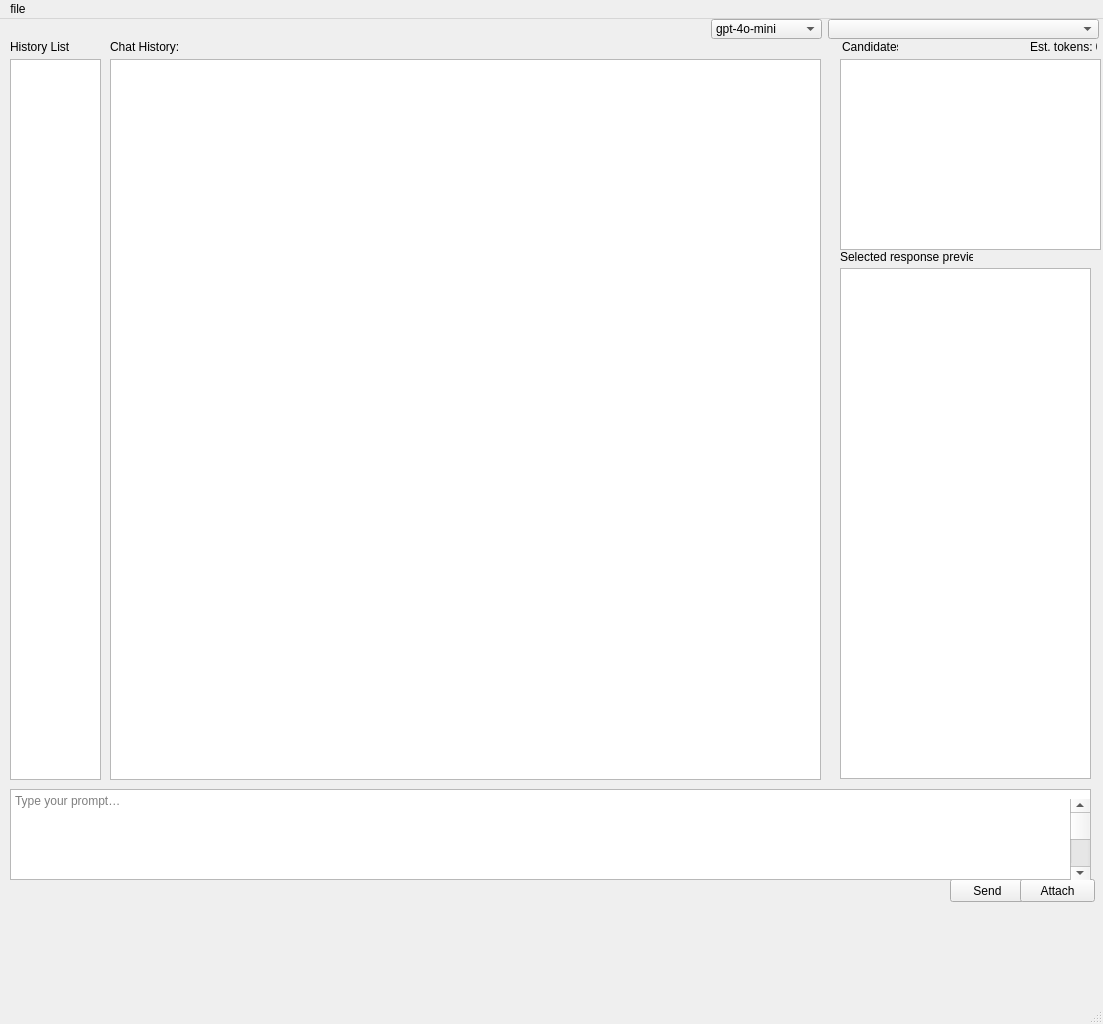
<?xml version="1.0" encoding="UTF-8"?>
<ui version="4.0">
 <class>MainWindow</class>
 <widget class="QMainWindow" name="MainWindow">
  <property name="geometry">
   <rect>
    <x>0</x>
    <y>0</y>
    <width>1103</width>
    <height>1024</height>
   </rect>
  </property>
  <property name="minimumSize">
   <size>
    <width>900</width>
    <height>600</height>
   </size>
  </property>
  <property name="windowTitle">
   <string>BeepConf Qt Chat</string>
  </property>
  <widget class="QWidget" name="centralwidget">
   <widget class="QScrollBar" name="verticalScrollBar">
    <property name="geometry">
     <rect>
      <x>1070</x>
      <y>780</y>
      <width>20</width>
      <height>81</height>
     </rect>
    </property>
    <property name="orientation">
     <enum>Qt::Vertical</enum>
    </property>
   </widget>
   <widget class="QLabel" name="label">
    <property name="geometry">
     <rect>
      <x>110</x>
      <y>20</y>
      <width>91</width>
      <height>16</height>
     </rect>
    </property>
    <property name="text">
     <string>Chat History:</string>
    </property>
   </widget>
   <widget class="QLabel" name="label_2">
    <property name="geometry">
     <rect>
      <x>10</x>
      <y>20</y>
      <width>61</width>
      <height>16</height>
     </rect>
    </property>
    <property name="text">
     <string>History List</string>
    </property>
   </widget>
   <widget class="QPushButton" name="send_btn">
    <property name="geometry">
     <rect>
      <x>950</x>
      <y>860</y>
      <width>75</width>
      <height>23</height>
     </rect>
    </property>
    <property name="text">
     <string>Send</string>
    </property>
   </widget>
   <widget class="QPushButton" name="attach_btn">
    <property name="geometry">
     <rect>
      <x>1020</x>
      <y>860</y>
      <width>75</width>
      <height>23</height>
     </rect>
    </property>
    <property name="text">
     <string>Attach</string>
    </property>
   </widget>
   <widget class="QTextEdit" name="input_edit">
    <property name="enabled">
     <bool>true</bool>
    </property>
    <property name="geometry">
     <rect>
      <x>10</x>
      <y>770</y>
      <width>1081</width>
      <height>91</height>
     </rect>
    </property>
    <property name="minimumSize">
     <size>
      <width>921</width>
      <height>0</height>
     </size>
    </property>
    <property name="placeholderText">
     <string>Type your prompt…</string>
    </property>
   </widget>
   <widget class="QListWidget" name="chat_history">
    <property name="geometry">
     <rect>
      <x>110</x>
      <y>40</y>
      <width>711</width>
      <height>721</height>
     </rect>
    </property>
   </widget>
   <widget class="QPlainTextEdit" name="preview">
    <property name="geometry">
     <rect>
      <x>840</x>
      <y>249</y>
      <width>251</width>
      <height>511</height>
     </rect>
    </property>
    <property name="maximumSize">
     <size>
      <width>16777215</width>
      <height>16777215</height>
     </size>
    </property>
   </widget>
   <widget class="QListWidget" name="candidates">
    <property name="geometry">
     <rect>
      <x>840</x>
      <y>40</y>
      <width>261</width>
      <height>191</height>
     </rect>
    </property>
    <property name="sizePolicy">
     <sizepolicy hsizetype="Expanding" vsizetype="Expanding">
      <horstretch>0</horstretch>
      <verstretch>0</verstretch>
     </sizepolicy>
    </property>
   </widget>
   <widget class="QLabel" name="previewLabel">
    <property name="geometry">
     <rect>
      <x>840</x>
      <y>230</y>
      <width>133</width>
      <height>16</height>
     </rect>
    </property>
    <property name="text">
     <string>Selected response preview:</string>
    </property>
   </widget>
   <widget class="QListWidget" name="history_list">
    <property name="geometry">
     <rect>
      <x>10</x>
      <y>40</y>
      <width>91</width>
      <height>721</height>
     </rect>
    </property>
   </widget>
   <widget class="QComboBox" name="model_combo">
    <property name="geometry">
     <rect>
      <x>711</x>
      <y>0</y>
      <width>111</width>
      <height>20</height>
     </rect>
    </property>
    <property name="editable">
     <bool>false</bool>
    </property>
    <item>
     <property name="text">
      <string>gpt-4o-mini</string>
     </property>
    </item>
    <item>
     <property name="text">
      <string>gpt-4o</string>
     </property>
    </item>
    <item>
     <property name="text">
      <string>gpt-4</string>
     </property>
    </item>
    <item>
     <property name="text">
      <string>gpt-3.5-turbo</string>
     </property>
    </item>
   </widget>
   <widget class="QComboBox" name="prompts_combo">
    <property name="geometry">
     <rect>
      <x>828</x>
      <y>0</y>
      <width>271</width>
      <height>20</height>
     </rect>
    </property>
   </widget>
   <widget class="QLabel" name="token_label">
    <property name="geometry">
     <rect>
      <x>1030</x>
      <y>20</y>
      <width>67</width>
      <height>16</height>
     </rect>
    </property>
    <property name="text">
     <string>Est. tokens: 0</string>
    </property>
   </widget>
   <widget class="QLabel" name="candidatesLabel">
    <property name="geometry">
     <rect>
      <x>840</x>
      <y>20</y>
      <width>58</width>
      <height>16</height>
     </rect>
    </property>
    <property name="sizePolicy">
     <sizepolicy hsizetype="Fixed" vsizetype="Fixed">
      <horstretch>0</horstretch>
      <verstretch>0</verstretch>
     </sizepolicy>
    </property>
    <property name="focusPolicy">
     <enum>Qt::NoFocus</enum>
    </property>
    <property name="text">
     <string>Candidates:</string>
    </property>
    <property name="indent">
     <number>2</number>
    </property>
   </widget>
   <zorder>splitter</zorder>
   <zorder></zorder>
   <zorder>verticalScrollBar</zorder>
   <zorder>candidatesLabel</zorder>
   <zorder>label</zorder>
   <zorder>label_2</zorder>
  </widget>
  <widget class="QMenuBar" name="menubar">
   <property name="geometry">
    <rect>
     <x>0</x>
     <y>0</y>
     <width>1103</width>
     <height>21</height>
    </rect>
   </property>
   <widget class="QMenu" name="menufile">
    <property name="title">
     <string>file</string>
    </property>
    <addaction name="actionexit"/>
   </widget>
   <addaction name="menufile"/>
  </widget>
  <widget class="QStatusBar" name="statusbar"/>
  <action name="actionexit">
   <property name="text">
    <string>exit</string>
   </property>
  </action>
 </widget>
 <tabstops>
  <tabstop>model_combo</tabstop>
  <tabstop>history_list</tabstop>
  <tabstop>chat_history</tabstop>
  <tabstop>candidates</tabstop>
  <tabstop>preview</tabstop>
  <tabstop>prompts_combo</tabstop>
  <tabstop>send_btn</tabstop>
 </tabstops>
 <resources/>
 <connections/>
</ui>
